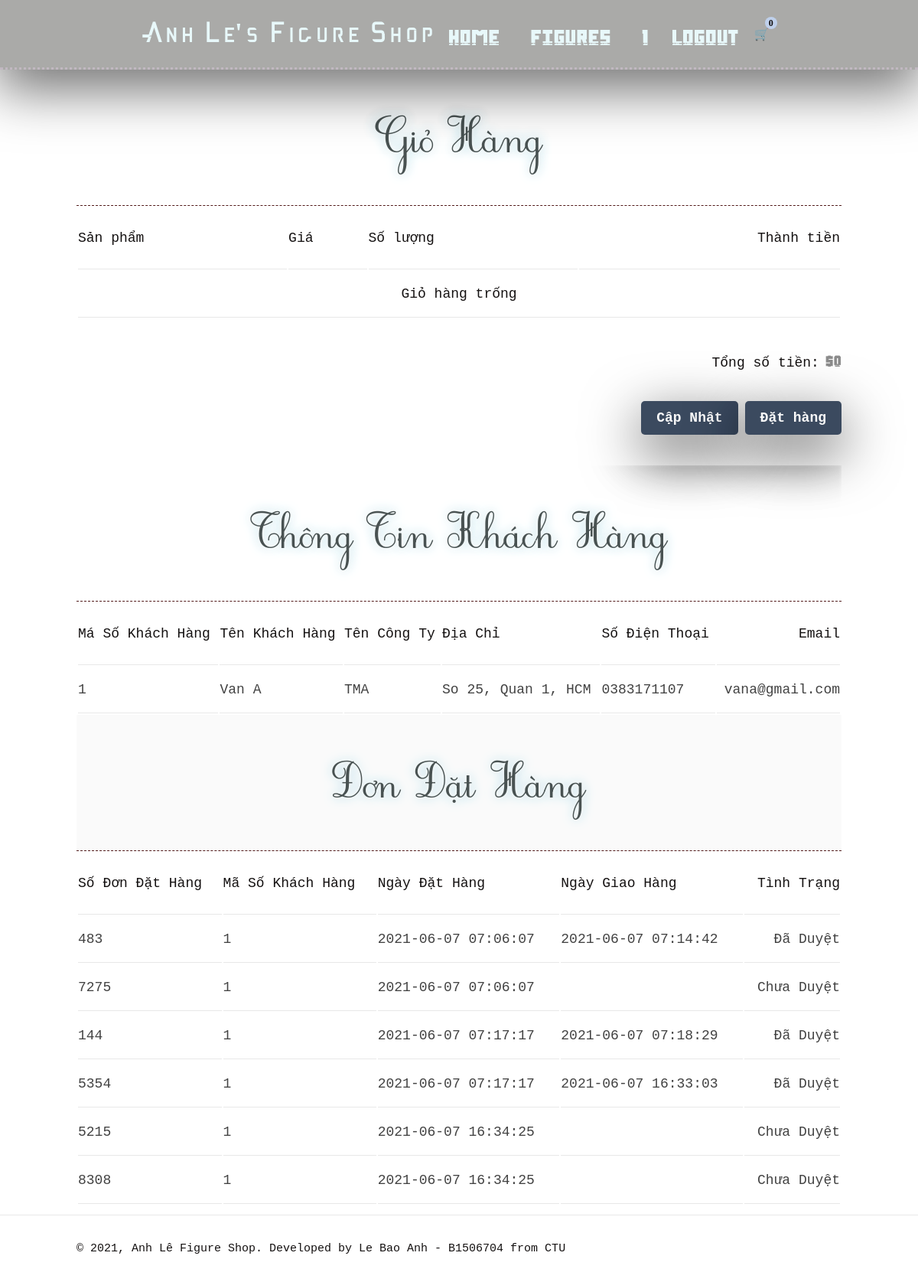
Page /index.php?page=cart (signed in) on the committed database.
### tables this page shows
CREATE TABLE `khachhang` (
  `MSKH` int(6) UNSIGNED NOT NULL,
  `MatKhau` varchar(8) NOT NULL,
  `HoTenKH` varchar(50) DEFAULT NULL,
  `TenCongTy` varchar(50) DEFAULT NULL,
  `MaDC` int(6) UNSIGNED NOT NULL,
  `SoDienThoai` varchar(20) DEFAULT NULL,
  `Email` varchar(25) DEFAULT NULL
);

CREATE TABLE `diachikh` (
  `MaDC` int(6) UNSIGNED NOT NULL,
  `DiaChi` text DEFAULT NULL,
  `MSKH` int(6) UNSIGNED DEFAULT NULL
);

CREATE TABLE `dathang` (
  `SoDonDH` int(6) UNSIGNED NOT NULL,
  `MSKH` int(6) UNSIGNED DEFAULT NULL,
  `MSNV` int(6) UNSIGNED DEFAULT NULL,
  `NgayDH` timestamp NULL DEFAULT NULL,
  `NgayGH` timestamp NULL DEFAULT NULL,
  `Duyet` int(2) NOT NULL
);

### cart.php (the view, shortened to what this page needs)
<?php
$products = array();
$subtotal = 0.00;
$bills = array();
$khach_hang = array();
$dia_chi = array();
if (isset($_SESSION['mskh'])) {
    $query_kh = $pdo->prepare('SELECT * FROM khachhang WHERE mskh = ?');
    $query_kh->execute([$_SESSION['mskh']]);
    $khach_hang = $query_kh->fetch(PDO::FETCH_ASSOC);
    $ma_dc = $khach_hang['MaDC'];
    $query_dc = $pdo->prepare('SELECT * FROM diachikh WHERE madc = ?');
    $query_dc->execute([$ma_dc]);
    $dia_chi = $query_dc->fetch(PDO::FETCH_ASSOC);
    $stmt = $pdo->prepare('SELECT * FROM dathang WHERE mskh = ? ORDER BY NgayDH ASC');
    $stmt->execute([$_SESSION['mskh']]);
    $bills = $stmt->fetchAll(PDO::FETCH_ASSOC);
}
?>
<?=template_header('Giỏ hàng')?>
<div class="cart content-wrapper">
    <h1 >Giỏ Hàng</h1>
    <form method="post">
        <table>
            <thead>
                <tr>
                    <td colspan="2">Sản phẩm</td>
                    <td>Giá</td>
                    <td>Số lượng</td>
                    <td>Thành tiền</td>
                </tr>
            </thead>
            <tbody>
                <?php if (empty($products)): ?>
                <tr>
                    <td colspan="5" style="text-align:center; font-family:monospace">Giỏ hàng trống</td>
                </tr>
                <?php endif; ?>
            </tbody>
        </table>
        <div class="subtotal">
            <div>
                <span class="text">Tổng số tiền:</span>
                <span class="price">&dollar;<?=$subtotal?></span>
            </div>
        </div>
        <div class="buttons">
            <input type="submit" value="Cập Nhật" name="update">
            <input type="submit" value="Đặt hàng" name="placeorder">
        </div>
    </form>
</div>
<div class='cart content-wrapper'>
    <h1>Thông Tin Khách Hàng</h1>
    <table>
        <thead>
            <tr>
                <td>Má Số Khách Hàng</td>
                <td>Tên Khách Hàng</td>
                <td>Tên Công Ty</td>
                <td>Địa Chỉ</td>
                <td>Số Điện Thoại</td>
                <td>Email</td>
            </tr>
        </thead>
        <tbody >
            <tr>
                <td>
                    <a><?=$khach_hang['MSKH']?></a>
                </td>
                <td>
                    <a><?=$khach_hang['HoTenKH']?></a>
                </td>
                <td>
                    <a><?=$khach_hang['TenCongTy']?></a>
                </td>
                <td>
                    <a><?=$dia_chi['DiaChi']?></a>
                </td>
                <td>
                    <a><?=$khach_hang['SoDienThoai']?></a>
                </td>
                <td>
                    <a><?=$khach_hang['Email']?></a>
                </td>
            </tr>
        </tbody>
    </table>
</div>
<div class='cart content-wrapper'>
    <h1 style="position: sticky; top: 50px; width: 100%; background-color: white;">Đơn Đặt Hàng</h1>
    <table>
        <thead>
            <tr>
                <td>Số Đơn Đặt Hàng</td>
                <td>Mã Số Khách Hàng</td>
                <td>Ngày Đặt Hàng</td>
                <td>Ngày Giao Hàng</td>
                <td>Tình Trạng</td>
            </tr>
        </thead>
        <tbody >
            <?php if ($bills === null) : ?>
            <tr>
                <td colspan='5' style='text-align:center; font-family:monospace'>Đơn Đặt Hàng Trống</td>
            </tr>
            <?php else: ?>
            <?php foreach ($bills as $bill): ?>
            <tr>
                <td>
                    <a><?=$bill['SoDonDH']?></a>
                </td>
                <td>
                    <a><?=$bill['MSKH']?></a>
                </td>
                <td>
                    <a><?=$bill['NgayDH']?></a>
                </td>
                <td>
                    <a><?=$bill['NgayGH']?></a>
                </td>
                <td>
                <a><?=$bill['Duyet'] == 0 ? 'Chưa Duyệt' : 'Đã Duyệt' ?></a>
                </td>
            </tr>
            <?php endforeach; ?>
            <?php endif; ?>
        </tbody>
    </table>
</div>
<?=template_footer()?>

### assets/css/style.css (style rules this page uses)
* { box-sizing: border-box; -webkit-font-smoothing: antialiased; -moz-osx-font-smoothing: grayscale; }
html { height: 100%; scroll-behavior: smooth; }
body { position: relative; min-height: 100%; background: rgba(255, 255, 255, 0.986); filter: brightness(.9) contrast(1.2); color: #2b2828; margin: 0; overflow-y: auto; overflow-x: hidden; padding-bottom: 100px; }
h1, h2, h3, h4, h5 { color: #000000; }
.content-wrapper { padding-left: 100px; padding-right: 100px; margin: 0 auto; }
main .cart h1 { display: inline-block; margin: 0; width: 100%; font-family: Subtitle; font-size: 48px; color: #5b6464; text-shadow: 0 0 5px #fff, 0 0 10px #fff, 0 0 15px #9dd7e6; padding-bottom: 10px; padding-top: 10px; backdrop-filter: blur(2px); padding: 40px 0; text-align: center; border-bottom: 1px dashed #643030; }
main .cart table { font-family: monospace; font-size: 18px; width: 100%; }
main .cart table thead td { padding: 30px 0; border-bottom: 1px solid #EEEEEE; }
main .cart table thead td:last-child { text-align: right; }
main .cart table tbody td { padding: 20px 0; font-family: monospace; border-bottom: 1px solid #EEEEEE; }
main .cart table tbody td:last-child { text-align: right; }
main .cart table a { text-decoration: none; color: #555555; }
main .cart .subtotal { display: flex; flex-direction: column; justify-content: center; align-items: flex-end; font-family: monospace; padding: 40px 0; }
main .cart .subtotal .text { width: 250px; padding-left: 10px; font-size: 18px; text-align: left; }
main .cart .subtotal .price { font-family: Outerspace; font-size: 18px; color: #999999; }
main .cart .buttons { text-align: right; padding-bottom: 40px; }
main .cart .buttons input[type="submit"] { display: inline-block; text-decoration: none; margin-left: 5px; padding: 12px 20px; border: 0; background: #4e5c70; color: #FFFFFF; font-size: 18px; font-family: monospace; font-weight: bold; border-radius: 5px; box-shadow: rgba(0, 0, 0, 0.56) 0px 22px 70px 4px; transition: all 0.4s ease-in-out; }

### rows in the picture
khachhang: MSKH "1", HoTenKH "Van A", TenCongTy "TMA", SoDienThoai "0383171107", Email "vana@gmail.com"
diachikh: DiaChi "So 25, Quan 1, HCM"
dathang: SoDonDH "483", MSKH "1", NgayDH "2021-06-07 07:06:07", NgayGH "2021-06-07 07:14:42", Duyet "Đã Duyệt"
dathang: SoDonDH "7275", MSKH "1", NgayDH "2021-06-07 07:06:07", Duyet "Chưa Duyệt"
dathang: SoDonDH "144", MSKH "1", NgayDH "2021-06-07 07:17:17", NgayGH "2021-06-07 07:18:29", Duyet "Đã Duyệt"
dathang: SoDonDH "5354", MSKH "1", NgayDH "2021-06-07 07:17:17", NgayGH "2021-06-07 16:33:03", Duyet "Đã Duyệt"
dathang: SoDonDH "5215", MSKH "1", NgayDH "2021-06-07 16:34:25", Duyet "Chưa Duyệt"
dathang: SoDonDH "8308", MSKH "1", NgayDH "2021-06-07 16:34:25", Duyet "Chưa Duyệt"

### other values in the picture
$login_id "1"
$num_items_in_cart "0"
$subtotal "0"
